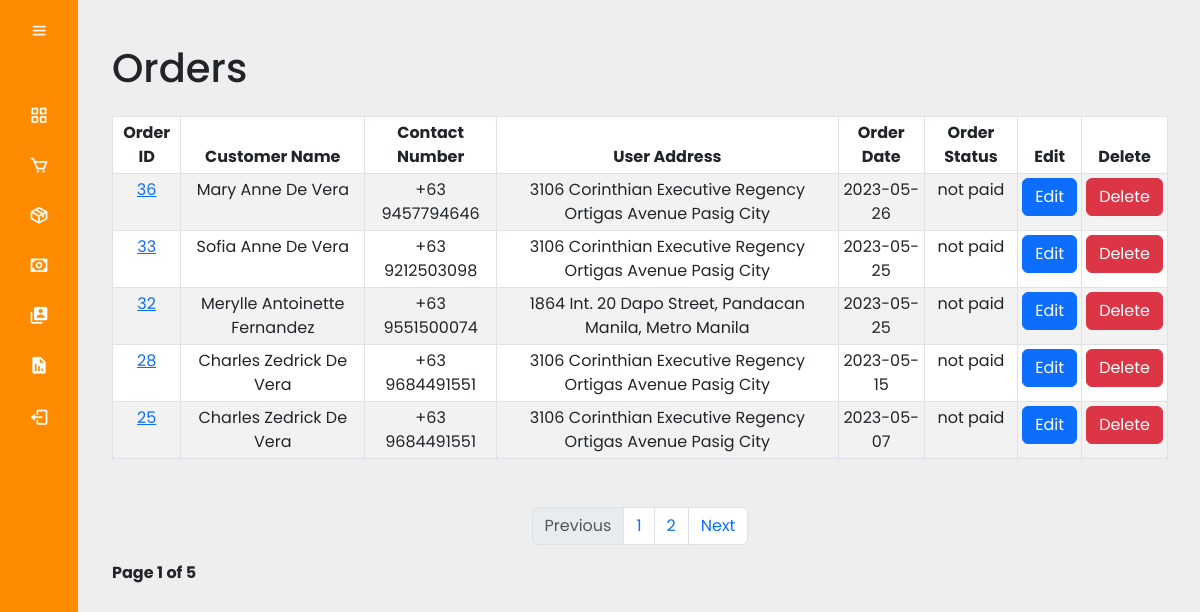
Screenshot of /admin/orders.php (signed in) with the database file from the repository.
### tables this page shows
CREATE TABLE `orders` (
  `order_id` int(11) NOT NULL,
  `wsname` varchar(250) NOT NULL,
  `wsphone` bigint(20) NOT NULL,
  `wsaddress` text NOT NULL,
  `wscourier` text NOT NULL,
  `order_cost` decimal(10,2) NOT NULL,
  `order_status` varchar(100) NOT NULL DEFAULT 'on_hold',
  `user_name` varchar(250) NOT NULL,
  `user_email` text NOT NULL,
  `user_id` int(11) NOT NULL,
  `user_phone` bigint(20) NOT NULL,
  `user_city` varchar(255) NOT NULL,
  `user_address` text NOT NULL,
  `user_landmark` text NOT NULL,
  `location_link` text NOT NULL,
  `payment_method` varchar(20) NOT NULL,
  `shipping_method` varchar(250) NOT NULL,
  `payment_image` varchar(250) NOT NULL,
  `order_date` date NOT NULL DEFAULT current_timestamp(),
  `shipping_fee` decimal(6,2) NOT NULL
);

### admin/orders.php (the view, shortened to what this page needs)
<?php include('header.php'); ?>
<?php
    if(isset($_GET['page_no']) && $_GET['page_no'] != ""){
        $page_no = $_GET['page_no'];
    }else{
        $page_no = 1;
    }
    $stmt1 = $conn->prepare("SELECT COUNT(*) As total_records FROM orders");
    $stmt1->execute();
    $stmt1->bind_result($total_records);
    $total_records_per_page = 5;
    $offset = ($page_no-1) * $total_records_per_page;
    $previous_page = $page_no - 1;
    $next_page = $page_no + 1;
    $total_no_of_pages = ceil($total_records/$total_records_per_page);
    $stmt2 = $conn->prepare("SELECT * FROM orders ORDER BY order_id DESC LIMIT $offset, $total_records_per_page");
    $stmt2->execute();
    $orders = $stmt2->get_result();
?>
<?php include('security.php');
include('sidemenu.php'); ?>
<div class="main-content">
    <div class="container-fluid">
            <h1 class="my-4">Orders</h1>
            <div class="table-responsive">
                <table class="table table-striped table-bordered table-hover table-sm text-center">
                    <thead>
                        <tr>
                            <th scope="col">Order ID</th>
                            <th scope="col">Customer Name</th>
                            <th scope="col">Contact Number</th>
                            <th scope="col">User Address</th>
                            <th scope="col">Order Date</th>
                            <th scope="col">Order Status</th>
                            <th scope="col">Edit</th>
                            <th scope="col">Delete</th>
                        </tr>
                    </thead>
                    <tbody>
                    <?php while($row = $orders->fetch_assoc()) { ?>
                        <tr>
                            <td><a href="<?php echo "view_order.php?order_id=".$row['order_id']; ?>"><?php echo $row['order_id']; ?></a></td>
                            <td><?php echo $row['user_name']; ?></td>
                            <td><?php echo "+63 ".$row['user_phone']; ?></td>
                            <td><?php echo $row['user_address']; ?></td>
                            <td><?php echo $row['order_date']; ?></td>
                            <td><?php echo $row['order_status']; ?></td>
                            <td><a class="btn btn-primary" href="edit_order.php?order_id=<?php echo $row['order_id']; ?>">Edit</a></td>
                            <td><a class="btn btn-danger" href="delete_order.php?order_id=<?php echo $row['order_id']; ?>">Delete</a></td>
                        </tr>
                        <?php } ?>
                    </tbody>
                </table>
                    <nav aria-label="Page navigation example" class="text-center">
                    <ul class="pagination mt-5 justify-content-center">
                        <li class="page-item">
                            <a class="page-link <?= ($page_no <= 1) ? 'disabled' : ''; ?> " <?= ($page_no > 1) ? 'href=?page_no=' .$previous_page : ''; ?>>Previous</a>
                        </li>
                        <li class="page-item"><a href="?page_no=1" class="page-link">1</a></li>
                        <li class="page-item"><a href="?page_no=2" class="page-link">2</a></li>
                        <li class="page-item">
                            <a class="page-link <?= ($page_no >= $total_no_of_pages) ? 'disabled' : ''; ?> " <?= ($page_no < $total_no_of_pages) ? 'href=?page_no=' .$next_page : ''; ?>>Next</a>
                        </li>
                    </ul>
                </nav>
                <div class="p-10">
                    <strong>Page <?= $page_no; ?> of <?= $total_no_of_pages ?></strong>
                </div>
            </div>
    </div>
</div>

### assets/css/admin_style.css (style rules this page uses)
* { margin: 0; padding: 0; box-sizing: border-box; font-family: 'Poppins', sans-serif; }
body { background-color: #eee; }
.main-content { position: relative; min-height: 100vh; top: 0; left: 80px; transition: all 0.5s ease; width: calc(100% - 80px); padding: 1rem; }
.table-responsive { width: 100%; overflow-x: auto; }
.main-content { padding: 20px; }

### rows the page displays
orders: order_id "36", user_name "Mary Anne De Vera", user_phone "9457794646", user_address "3106 Corinthian Executive Regency Ortigas Avenue Pasig City", order_date "2023-05-26", order_status "not paid"
orders: order_id "33", user_name "Sofia Anne De Vera", user_phone "9212503098", user_address "3106 Corinthian Executive Regency Ortigas Avenue Pasig City", order_date "2023-05-25", order_status "not paid"
orders: order_id "32", user_name "Merylle Antoinette Fernandez", user_phone "9551500074", user_address "1864 Int. 20 Dapo Street, Pandacan Manila, Metro Manila", order_date "2023-05-25", order_status "not paid"
orders: order_id "28", user_name "Charles Zedrick De Vera", user_phone "9684491551", user_address "3106 Corinthian Executive Regency Ortigas Avenue Pasig City", order_date "2023-05-15", order_status "not paid"
orders: order_id "25", user_name "Charles Zedrick De Vera", user_phone "9684491551", user_address "3106 Corinthian Executive Regency Ortigas Avenue Pasig City", order_date "2023-05-07", order_status "not paid"

### other values shown
$page_no "1"
$total_no_of_pages "5"
